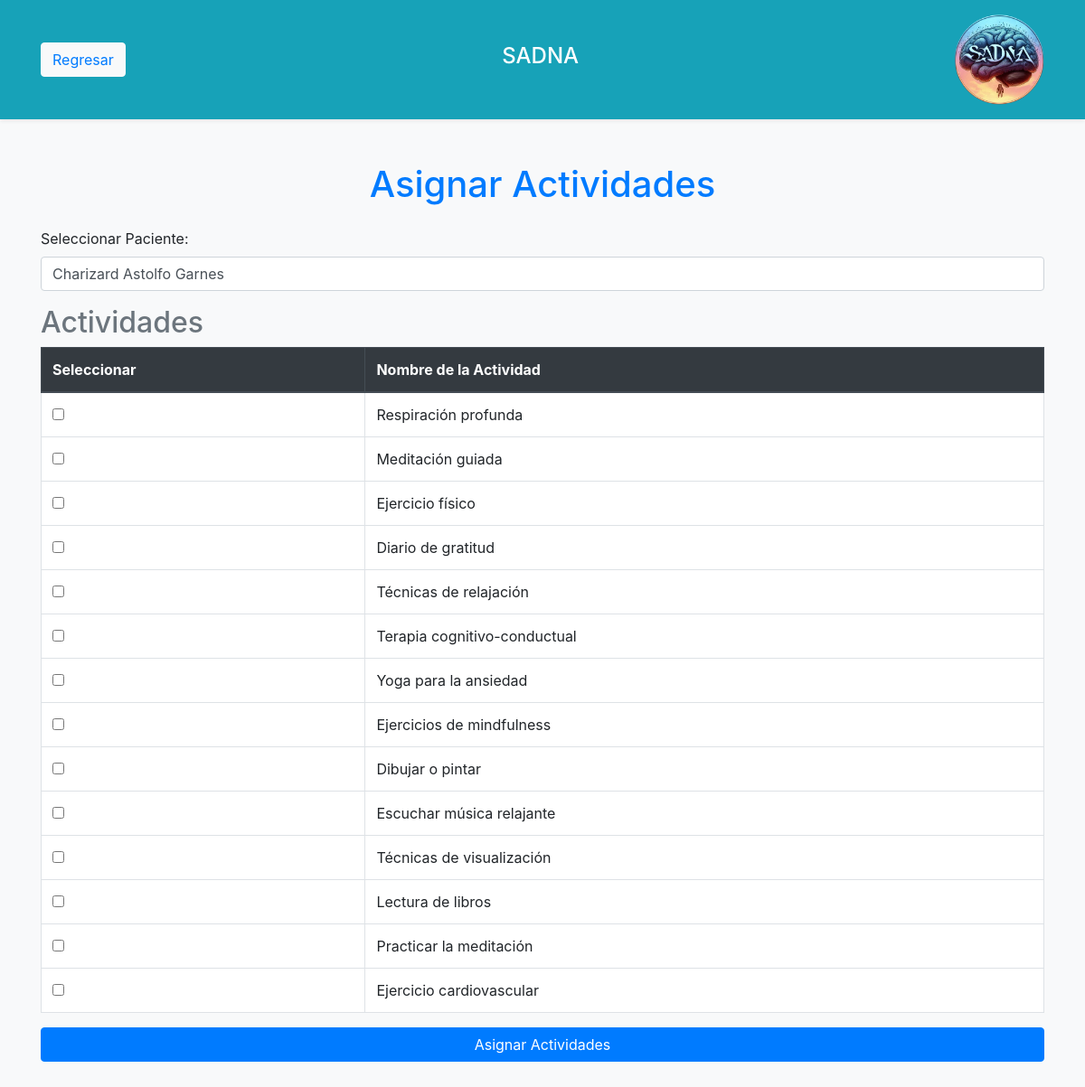
Screenshot of /Vista/crudActividades/mostrar_Actividades.php (signed in) with the database file from the repository.
### tables this page shows
CREATE TABLE `actividades` (
  `idActividades` int(11) NOT NULL AUTO_INCREMENT,
  `Actividad` varchar(45) NOT NULL,
  PRIMARY KEY (`idActividades`)
);

### Vista/crudActividades/mostrar_Actividades.php (the view, shortened to what this page needs)
<?php
include '../../Modelo/BD/bd.php';
include '../../Vista/includes/headerRegresar.php';
$sql_actividades = "SELECT idActividades, Actividad FROM actividades";
$result_actividades = mysqli_query($conn, $sql_actividades);
$sql_pacientes = "SELECT idPaciente, Nombre, ApPaterno, ApMaterno FROM paciente";
$result_pacientes = mysqli_query($conn, $sql_pacientes);
?>
<!DOCTYPE html>
<html lang="es">
<head>
    <link rel="stylesheet" href="https://stackpath.bootstrapcdn.com/bootstrap/4.3.1/css/bootstrap.min.css">
</head>
<body class="bg-light">
    <div class="container my-5">
        <h1 class="text-center text-primary mb-4">Asignar Actividades</h1>
        <form action="../../Controlador/procesar_Actividades.php" method="POST">
            <div class="form-group">
                <label for="paciente">Seleccionar Paciente:</label>
                <select name="idPaciente" id="paciente" class="form-control" required>
                    <?php while ($paciente = mysqli_fetch_assoc($result_pacientes)) { ?>
                        <option value="<?php echo $paciente['idPaciente']; ?>">
                            <?php echo $paciente['Nombre'] . " " . $paciente['ApPaterno'] . " " . $paciente['ApMaterno']; ?>
                        </option>
                    <?php } ?>
                </select>
            </div>
            <h2 class="text-secondary">Actividades</h2>
            <div class="table-responsive">
                <table class="table table-hover table-bordered">
                    <thead class="thead-dark">
                        <tr>
                            <th>Seleccionar</th>
                            <th>Nombre de la Actividad</th>
                        </tr>
                    </thead>
                    <tbody>
                        <?php while ($actividad = mysqli_fetch_assoc($result_actividades)) { ?>
                            <tr>
                                <td><input type="checkbox" name="actividades[]" value="<?php echo $actividad['idActividades']; ?>"></td>
                                <td><?php echo $actividad['Actividad']; ?></td>
                            </tr>
                        <?php } ?>
                    </tbody>
                </table>
            </div>
            <button type="submit" class="btn btn-primary btn-block">Asignar Actividades</button>
        </form>
    </div>
</body>
</html>

### rows the page displays
actividades: Actividad "Respiración profunda"
actividades: Actividad "Meditación guiada"
actividades: Actividad "Ejercicio físico"
actividades: Actividad "Diario de gratitud"
actividades: Actividad "Técnicas de relajación"
actividades: Actividad "Terapia cognitivo-conductual"
actividades: Actividad "Yoga para la ansiedad"
actividades: Actividad "Ejercicios de mindfulness"
actividades: Actividad "Dibujar o pintar"
actividades: Actividad "Escuchar música relajante"
actividades: Actividad "Técnicas de visualización"
actividades: Actividad "Lectura de libros"
actividades: Actividad "Practicar la meditación"
actividades: Actividad "Ejercicio cardiovascular"

### other values shown
form field idPaciente "Charizard Astolfo Garnes"
